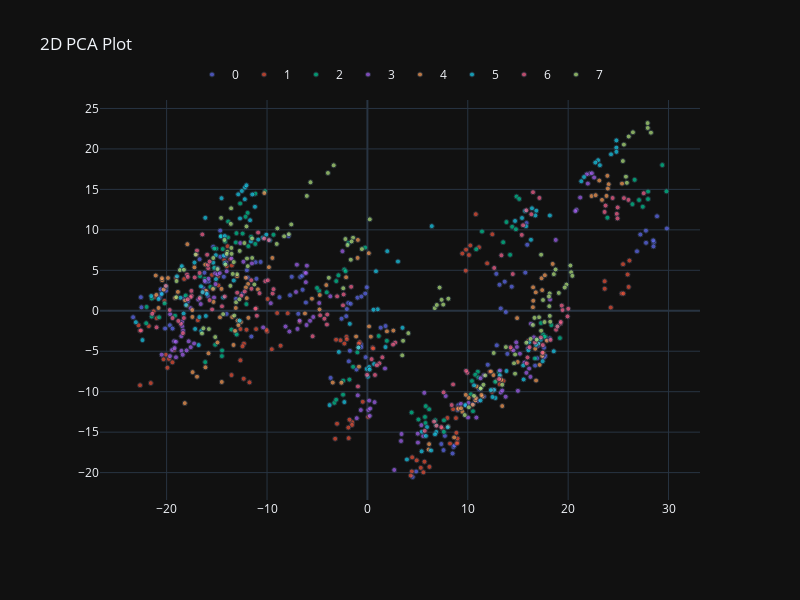

The notebook cell saved with this chart:
### Markdown cell above
### Principal Component Analysis (PCA)

PCA is a popular linear unsupervised dimension reduction algorithm. It finds the principal components of the data, which are the orthogonal linear combinations of the original features that explain the maximum amount of variance in the data. PCA then projects the data onto a lower-dimensional space defined by the principal components, resulting in a lower-dimensional representation of the data.

Here, we apply the PCA to RoI’s of subject 1 and visualize 2D and 3D result.

### Code cell
from sklearn.decomposition import PCA
pca = PCA(n_components=3)
principalComponents = pca.fit_transform(x)

principal = pd.DataFrame(data = principalComponents
             ,columns = ['principal component 1',
                         'principal component 2',
                         'principal component 3'])

plot_2d(principalComponents[:, 0],
        principalComponents[:, 1],
        y = categories[subject_id],
        path = 'images/pca_2d.png',
        title="2D PCA Plot"
       )
